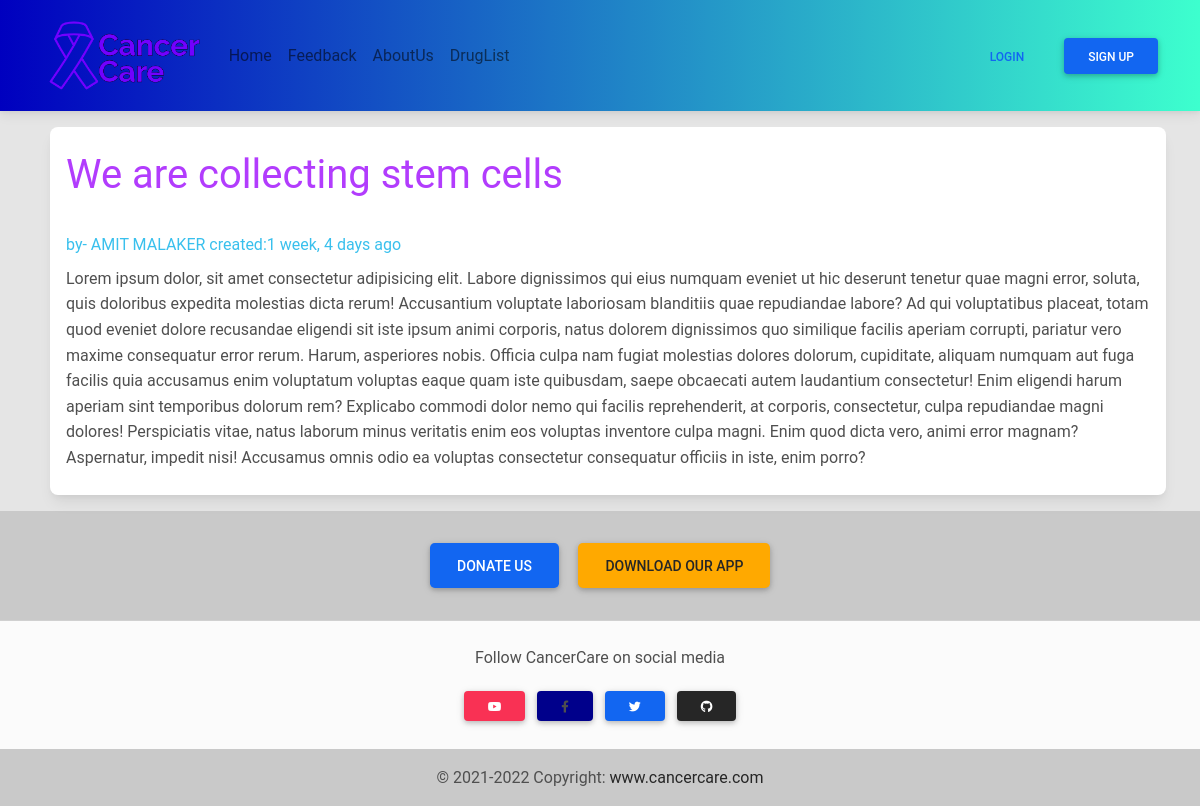
/updates/collecting-stem-message, run on the app's committed database.
### mainfeatures/models.py (models this page shows, shortened)
class Post(models.Model):
    serial_no = models.AutoField(primary_key=True)
    author = models.CharField(max_length=30)
    ptype = models.CharField(max_length=10)
    title = models.CharField(max_length=40)
    slug = models.CharField(max_length=30)
    body = models.TextField()
    timestamp = models.DateTimeField(default=now)

### mainfeatures/views.py (the view)
# urls.py: path('updates/<str:slug>', postbody, name='postbody'),
def postbody(request, slug):
    post = Post.objects.filter(slug=slug).first()
    ctx = {
        'post':post
    }
    return render(request, 'mainfeatures/postbody.html', ctx)

### mainfeatures/templates/mainfeatures/postbody.html (shortened to what this page needs)
{% extends 'mainfeatures/base.html' %}
{% load humanize %}
{% block body %}
    <div class="container">
        <div class="row">
            <div class="col-md-12 col-sm-12 my-3 mx-2">
                <div class="card wow fadeInUp">
                    <div class="card-body p-3">
                        <div class="card-title text-info">
                            <div class="fs-1 text-secondary">{{post.title}}</div> <br />
                            by- {{post.author | upper }} created:{{post.timestamp | naturaltime}}<br />
                        </div>
                        <div class="card-text my-2">
                            {{post.body}}
                        </div>
                    </div>
                </div>
            </div>
        </div>
    </div>
{% endblock body %}

### mainfeatures/templates/mainfeatures/base.html (style rules this page uses)
body { background: #8ca6a5; }
body { background-color: rgba(0,0,0,0.1) ; }

### data on the page
Post: title "We are collecting stem cells", author "AMIT MALAKER", timestamp "1 week, 4 days ago", body "Lorem ipsum dolor, sit amet consectetur adipisicing elit. Labore dignissimos qui eius numquam eveniet ut hic deserunt tenetur quae magni error, soluta, quis doloribus expedita molestias dicta rerum! Accusantium voluptate laboriosam blanditiis quae repudiandae labore? Ad qui voluptatibus placeat, totam quod eveniet dolore recusandae eligendi sit iste ipsum animi corporis, natus dolorem dignissimos quo similique facilis aperiam corrupti, pariatur vero maxime consequatur error rerum. Harum, asperiores nobis. Officia culpa nam fugiat molestias dolores dolorum, cupiditate, aliquam numquam aut fuga facilis quia accusamus enim voluptatum voluptas eaque quam iste quibusdam, saepe obcaecati autem…"
